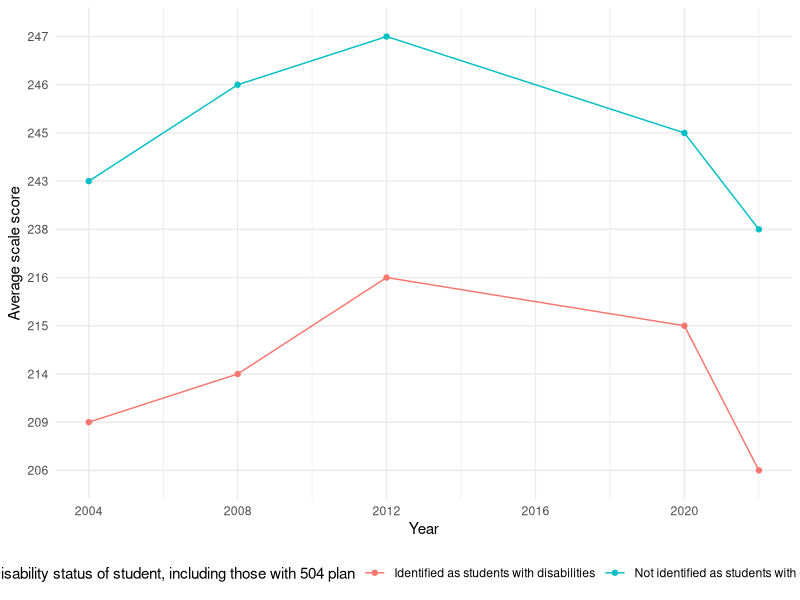
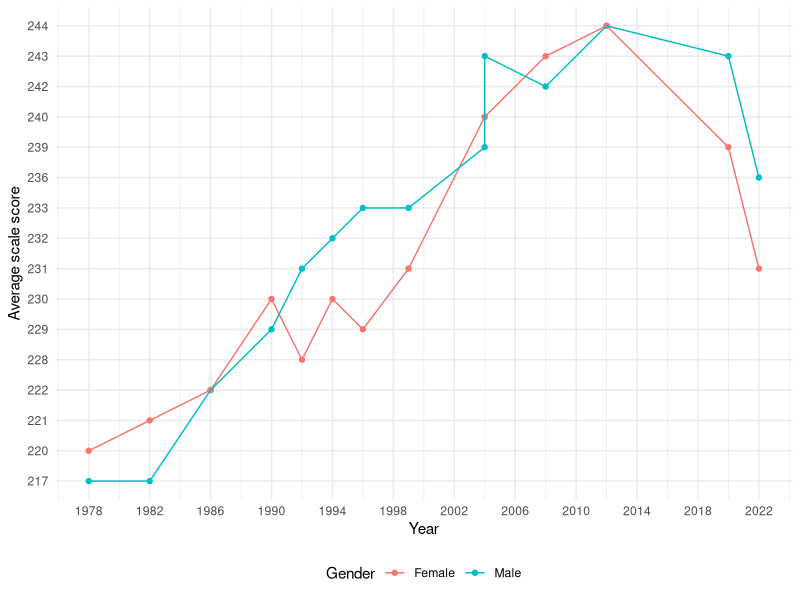
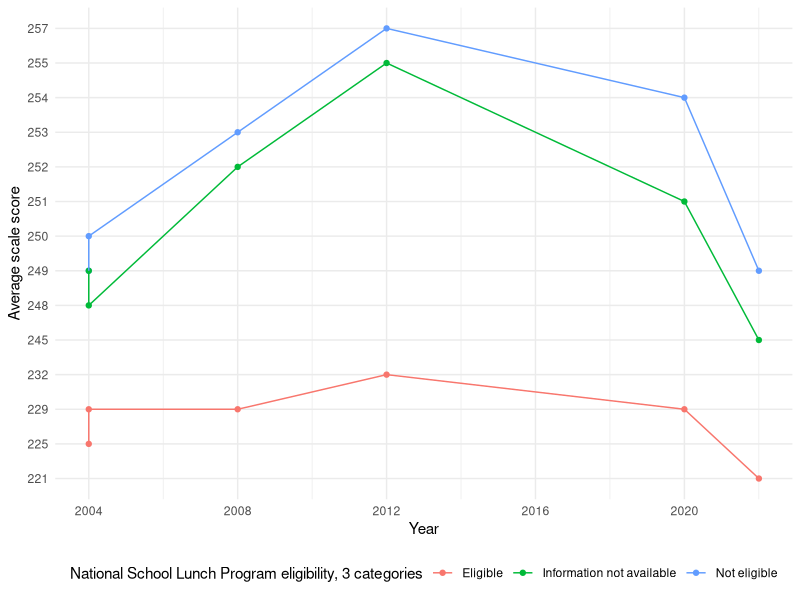
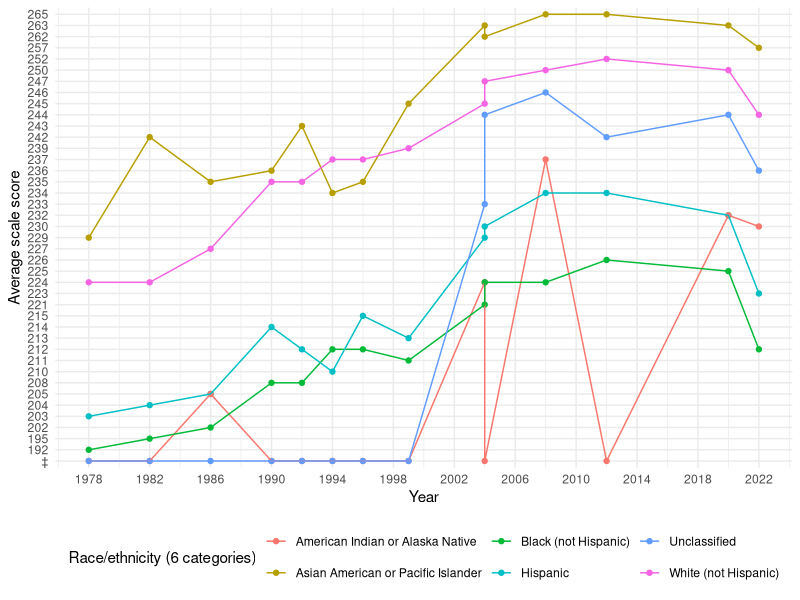
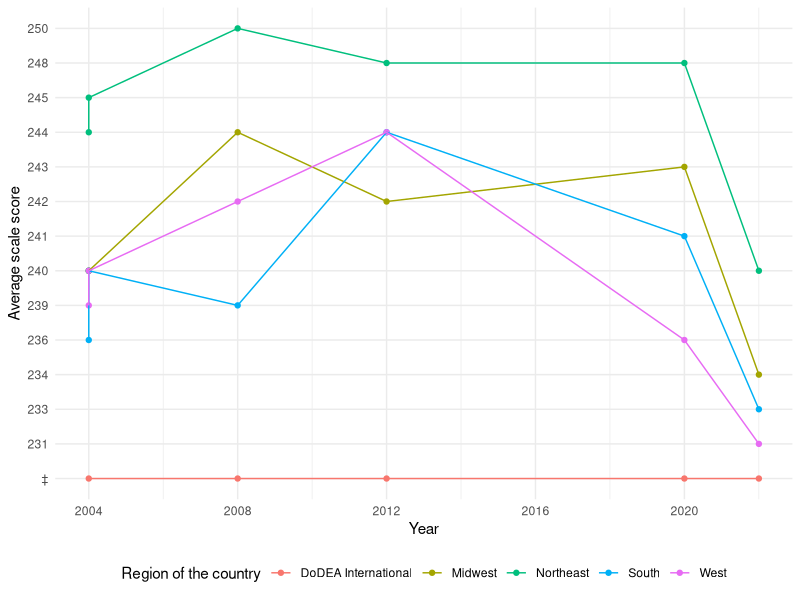
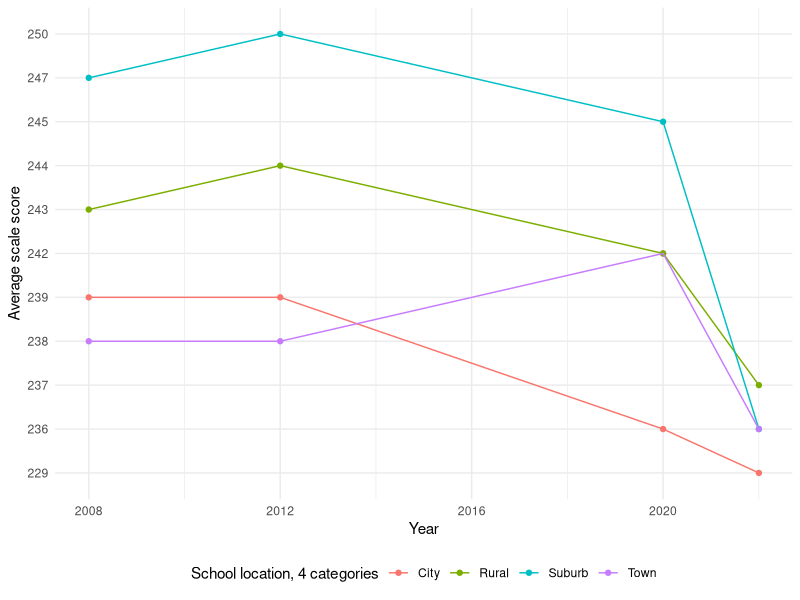
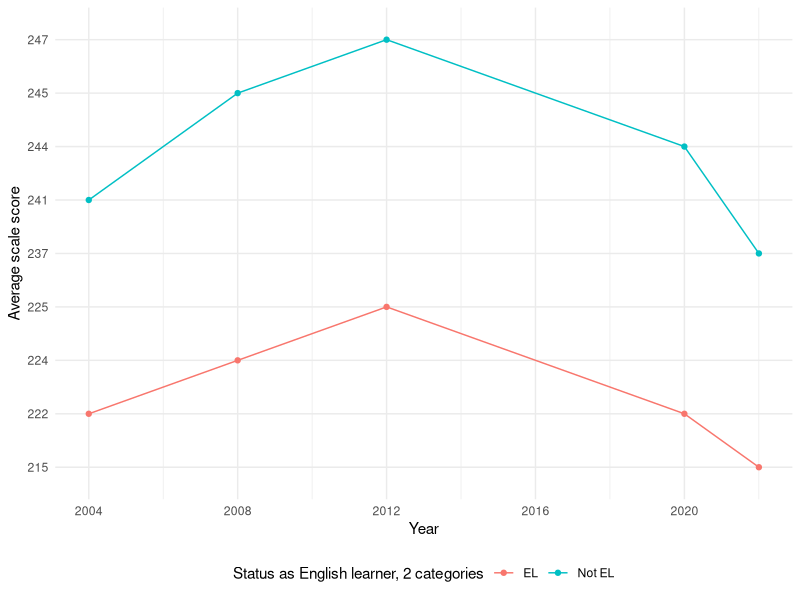
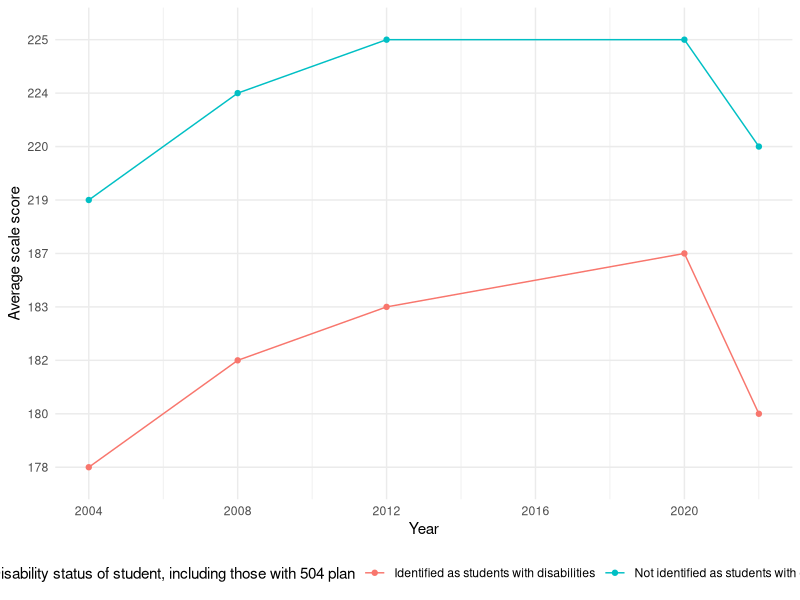

These charts were generated, in order, by the following R code:
## ---- chunk 1
#| echo: false
#| output: false

library(tidyverse)
library(lubridate)
## ---- chunk 2
disability <- read_csv("data/mathematics/Mathematics, Age 9, Disability sta.csv", show_col_types = FALSE, name_repair = 'minimal')
colnames(disability) <- disability[8, 1:4]
disability <- disability[9:18, 1:4] |>
  mutate(Year = ymd(Year, truncated = 2L))

ggplot(disability, aes(x = Year, y = `Average scale score`, colour = `Disability status of student, including those with 504 plan`)) +
  geom_point() +
  geom_line(aes(group = `Disability status of student, including those with 504 plan`)) +
  scale_x_date(breaks = as.Date(paste0(seq(2004, 2024, 4), "-01-01")), date_labels = "%Y") +
  theme_minimal() + 
  theme(legend.position = "bottom")
## ---- chunk 3
gender <- read_csv("data/mathematics/Mathematics, Age 9, Gender.csv", show_col_types = FALSE, name_repair = 'minimal')
colnames(gender) <- gender[8, 1:4]
gender <- gender[9:36, 1:4] |>
  mutate(Year = ymd(Year, truncated = 2L))

ggplot(gender, aes(x = Year, y = `Average scale score`, colour = Gender)) +
  geom_point() +
  geom_line(aes(group = Gender)) +
  scale_x_date(breaks = as.Date(paste0(seq(1978, 2024, 4), "-01-01")), date_labels = "%Y") +
  theme_minimal() + 
  theme(legend.position = "bottom")
## ---- chunk 4
national_school <- read_csv("data/mathematics/Mathematics, Age 9, National School.csv", show_col_types = FALSE, name_repair = 'minimal')
colnames(national_school) <- national_school[8, 1:4]
national_school <- national_school[9:26, 1:4] |>
  mutate(Year = ymd(Year, truncated = 2L))

ggplot(national_school, aes(x = Year, y = `Average scale score`, colour = `National School Lunch Program eligibility, 3 categories`)) +
  geom_point() +
  geom_line(aes(group = `National School Lunch Program eligibility, 3 categories`)) +
  scale_x_date(breaks = as.Date(paste0(seq(2004, 2024, 4), "-01-01")), date_labels = "%Y") +
  theme_minimal() + 
  theme(legend.position = "bottom")
## ---- chunk 5
race <- read_csv("data/mathematics/Mathematics, Age 9, Race ethnicity.csv", show_col_types = FALSE, name_repair = 'minimal')
colnames(race) <- race[8, 1:4]
race <- race[9:92, 1:4] |>
  mutate(Year = ymd(Year, truncated = 2L))

ggplot(race, aes(x = Year, y = `Average scale score`, colour = `Race/ethnicity (6 categories)`)) +
  geom_point() +
  geom_line(aes(group = `Race/ethnicity (6 categories)`)) +
  scale_x_date(breaks = as.Date(paste0(seq(1978, 2024, 4), "-01-01")), date_labels = "%Y") +
  theme_minimal() + 
  theme(legend.position = "bottom")
## ---- chunk 6
region <- read_csv("data/mathematics/Mathematics, Age 9, Region of the.csv", show_col_types = FALSE, name_repair = 'minimal')
colnames(region) <- region[8, 1:4]
region <- region[9:37, 1:4] |>
  mutate(Year = ymd(Year, truncated = 2L))

ggplot(region, aes(x = Year, y = `Average scale score`, colour = `Region of the country`)) +
  geom_point() +
  geom_line(aes(group = `Region of the country`)) +
  scale_x_date(breaks = as.Date(paste0(seq(2004, 2024, 4), "-01-01")), date_labels = "%Y") +
  theme_minimal() + 
  theme(legend.position = "bottom")
## ---- chunk 7
location <- read_csv("data/mathematics/Mathematics, Age 9, School location.csv", show_col_types = FALSE, name_repair = 'minimal')
colnames(location) <- location[8, 1:4]
location <- location[9:24, 1:4] |>
  mutate(Year = ymd(Year, truncated = 2L))

ggplot(location, aes(x = Year, y = `Average scale score`, colour = `School location, 4 categories`)) +
  geom_point() +
  geom_line(aes(group = `School location, 4 categories`)) +
  scale_x_date(breaks = as.Date(paste0(seq(2008, 2024, 4), "-01-01")), date_labels = "%Y") +
  theme_minimal() + 
  theme(legend.position = "bottom")
## ---- chunk 8
eng_status <- read_csv("data/mathematics/Mathematics, Age 9, Status as Engl.csv", show_col_types = FALSE, name_repair = 'minimal')
colnames(eng_status) <- eng_status[8, 1:4]
eng_status <- eng_status[9:18, 1:4] |>
  mutate(Year = ymd(Year, truncated = 2L))

ggplot(eng_status, aes(x = Year, y = `Average scale score`, colour = `Status as English learner, 2 categories`)) +
  geom_point() +
  geom_line(aes(group = `Status as English learner, 2 categories`)) +
  scale_x_date(breaks = as.Date(paste0(seq(2004, 2024, 4), "-01-01")), date_labels = "%Y") +
  theme_minimal() + 
  theme(legend.position = "bottom")
## ---- chunk 9
disability_r <- read_csv("data/reading/NAEP_Disability.csv", show_col_types = FALSE, name_repair = 'minimal')
disability_r <- disability_r[8:18, ]
colnames(disability_r) <- as.character(disability_r[1, ])
disability_r <- disability_r[-1, ] |>
  mutate(Year = ymd(Year, truncated = 2L))
## ---- chunk 10
ggplot(disability_r, aes(x = Year, y = `Average scale score`, color = `Disability status of student, including those with 504 plan`)) +
  geom_point() +
  geom_line(aes(group = `Disability status of student, including those with 504 plan`)) +
  scale_x_date(breaks = as.Date(paste0(seq(2004, 2024, 4), "-01-01")), 
               date_labels = "%Y") +
  theme_minimal() + 
  theme(legend.position = "bottom")
## ---- chunk 11
gender_r <- read_csv("data/reading/NAEP_Gender.csv", show_col_types = FALSE, name_repair = 'minimal')
gender_r <- gender_r[8:40, ]
colnames(gender_r) <- as.character(gender_r[1, ])
gender_r <- gender_r[-1, ] |>
  mutate(Year = ymd(Year, truncated = 2L))
## ---- chunk 12
ggplot(gender_r, aes(x = Year, y = `Average scale score`, color = `Gender`)) +
  geom_point() +
  geom_line(aes(group = `Gender`)) +
  scale_x_date(breaks = as.Date(paste0(seq(1970, 2024, 4), "-01-01")), 
               date_labels = "%Y") +
  theme_minimal() + 
  theme(legend.position = "bottom")
## ---- chunk 13
lunch_program_r <- read_csv("data/reading/NAEP_LunchProgram.csv", show_col_types = FALSE, name_repair = 'minimal')
lunch_program_r <- lunch_program_r[8:26, ]
colnames(lunch_program_r) <- as.character(lunch_program_r[1, ])
lunch_program_r <- lunch_program_r[-1, ] |>
  mutate(Year = ymd(Year, truncated = 2L))
## ---- chunk 14
ggplot(lunch_program_r, aes(x = Year, y = `Average scale score`, color = `National School Lunch Program eligibility, 3 categories`)) +
  geom_point() +
  geom_line(aes(group = `National School Lunch Program eligibility, 3 categories`)) +
  scale_x_date(breaks = as.Date(paste0(seq(2004, 2024, 4), "-01-01")), 
               date_labels = "%Y") +
  theme_minimal() + 
  theme(legend.position = "bottom")
## ---- chunk 15
race_r <- read_csv("data/reading/NAEP_Race.csv", show_col_types = FALSE, name_repair = 'minimal')
race_r <- race_r[8:92, ]
colnames(race_r) <- as.character(race_r[1, ])
race_r <- race_r[-1, ] |>
  mutate(Year = ymd(Year, truncated = 2L))
## ---- chunk 16
ggplot(race_r, aes(x = Year, y = `Average scale score`, color = `Race/ethnicity (6 categories)`)) +
  geom_point() +
  geom_line(aes(group = `Race/ethnicity (6 categories)`)) +
  scale_x_date(breaks = as.Date(paste0(seq(1980, 2024, 4), "-01-01")), 
               date_labels = "%Y") +
  theme_minimal() + 
  theme(legend.position = "bottom")
## ---- chunk 17
region_r <- read_csv("data/reading/NAEP_Region.csv", show_col_types = FALSE, name_repair = 'minimal')
region_r <- region_r[8:38, ]
colnames(region_r) <- as.character(region_r[1, ])
region_r <- region_r[-1, ] |>
  mutate(Year = ymd(Year, truncated = 2L))
## ---- chunk 18
ggplot(region_r, aes(x = Year, y = `Average scale score`, color = `Region of the country`)) +
  geom_point() +
  geom_line(aes(group = `Region of the country`)) +
  scale_x_date(breaks = as.Date(paste0(seq(2004, 2024, 4), "-01-01")), 
               date_labels = "%Y") +
  theme_minimal() + 
  theme(legend.position = "bottom")
## ---- chunk 19
location_r <- read_csv("data/reading/NAEP_Location.csv", show_col_types = FALSE, name_repair = 'minimal')
location_r <- location_r[8:24, ]
colnames(location_r) <- as.character(location_r[1, ])
location_r <- location_r[-1, ] |>
  mutate(Year = ymd(Year, truncated = 2L))
## ---- chunk 20
ggplot(location_r, aes(x = Year, y = `Average scale score`, color = `School location, 4 categories`)) +
  geom_point() +
  geom_line(aes(group = `School location, 4 categories`)) +
  scale_x_date(breaks = as.Date(paste0(seq(2008, 2024, 4), "-01-01")), 
               date_labels = "%Y") +
  theme_minimal() + 
  theme(legend.position = "bottom")
## ---- chunk 21
english_status_r <- read_csv("data/reading/NAEP_EnglishStatus.csv", show_col_types = FALSE, name_repair = 'minimal')
english_status_r <- english_status_r[8:18, ]
colnames(english_status_r) <- as.character(english_status_r[1, ])
english_status_r <- english_status_r[-1, ] |>
  mutate(Year = ymd(Year, truncated = 2L))
## ---- chunk 22
ggplot(english_status_r, aes(x = Year, y = `Average scale score`, color = `Status as English learner, 2 categories`)) +
  geom_point() +
  geom_line(aes(group = `Status as English learner, 2 categories`)) +
  scale_x_date(breaks = as.Date(paste0(seq(2004, 2024, 4), "-01-01")), 
               date_labels = "%Y") +
  theme_minimal() + 
  theme(legend.position = "bottom")
